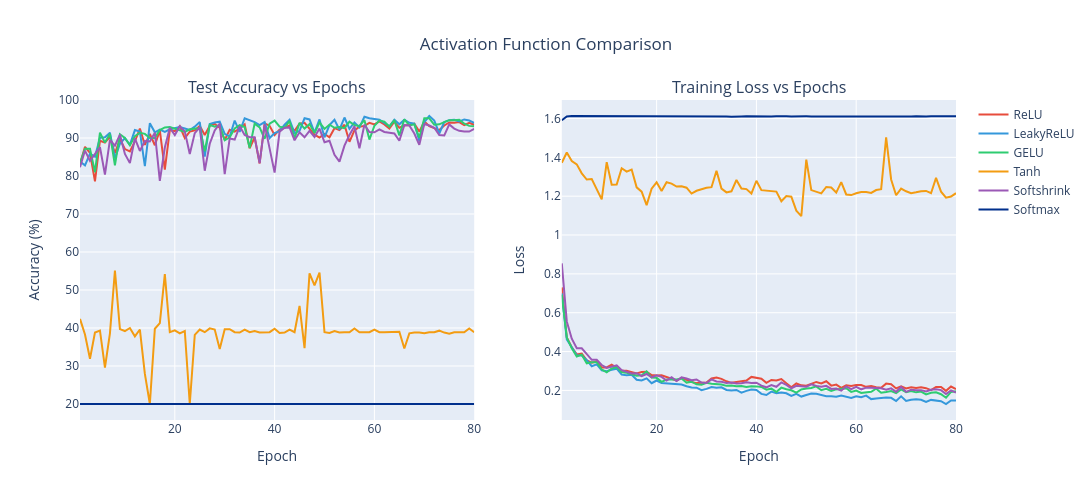

Notebook source saved alongside this figure:
### Markdown cell above
### Plot Activation Function Comparison

### Code cell
import plotly.graph_objects as go
from plotly.subplots import make_subplots

epochs = list(range(1, NUM_EPOCHS_COMPARE + 1))
colors = ['#e74c3c', '#3498db', '#2ecc71', '#f39c12', '#9b59b6', "#002F8C"]

# --- Static Plot (Matplotlib) ---
fig_mpl, axes = plt.subplots(1, 2, figsize=(16, 6))

for i, (name, accs) in enumerate(activation_acc_results.items()):
    axes[0].plot(epochs, accs, label=name, color=colors[i], linewidth=2)
axes[0].set_title('Test Accuracy vs Epochs', fontsize=14, fontweight='bold')
axes[0].set_xlabel('Epoch')
axes[0].set_ylabel('Accuracy (%)')
axes[0].legend()
axes[0].grid(True, alpha=0.3)

for i, (name, loss) in enumerate(activation_loss_results.items()):
    axes[1].plot(epochs, loss, label=name, color=colors[i], linewidth=2)
axes[1].set_title('Training Loss vs Epochs', fontsize=14, fontweight='bold')
axes[1].set_xlabel('Epoch')
axes[1].set_ylabel('Loss')
axes[1].legend()
axes[1].grid(True, alpha=0.3)

fig_mpl.suptitle('Activation Function Comparison', fontsize=16, fontweight='bold')
fig_mpl.tight_layout()
plt.show()

# --- Interactive Plot (Plotly) ---
fig_plotly = make_subplots(rows=1, cols=2,
                    subplot_titles=('Test Accuracy vs Epochs', 'Training Loss vs Epochs'))

for i, (name, accs) in enumerate(activation_acc_results.items()):
    fig_plotly.add_trace(go.Scatter(x=epochs, y=accs, name=name,
                             line=dict(color=colors[i], width=2)), row=1, col=1)

for i, (name, loss) in enumerate(activation_loss_results.items()):
    fig_plotly.add_trace(go.Scatter(x=epochs, y=loss, name=name,
                             line=dict(color=colors[i], width=2),
                             showlegend=False), row=1, col=2)

fig_plotly.update_xaxes(title_text='Epoch', row=1, col=1)
fig_plotly.update_xaxes(title_text='Epoch', row=1, col=2)
fig_plotly.update_yaxes(title_text='Accuracy (%)', row=1, col=1)
fig_plotly.update_yaxes(title_text='Loss', row=1, col=2)
fig_plotly.update_layout(title_text='Activation Function Comparison',
                  title_x=0.5, height=500, width=1445)
fig_plotly.show()
